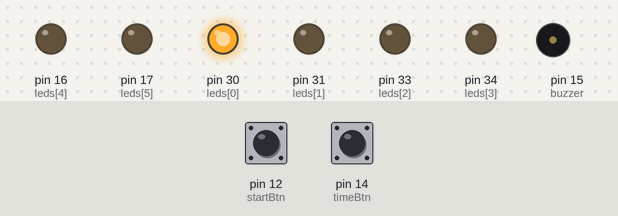
Recording of a sketch running on a simulated Arduino Mega 2560, built with avr-gcc and run on an emulated ATmega2560. Parts: output pins drawn as LEDs (lit = HIGH), buzzer (waves = sounding, pin HIGH). The inputs (shaded band) are chosen by the test bench; at power-on: pin 12 (startBtn) HIGH, pin 14 (timeBtn) HIGH.

Above: at 1.2 s.
1.3 s: pin 12 (startBtn) pulled LOW for 0.15 s
At 2.4 s:
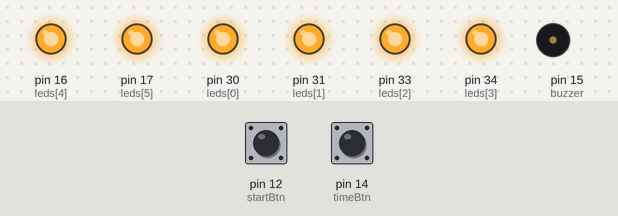
Timing chart, 0 to 4.3 s (numbered marks = the images above; inputs shaded):
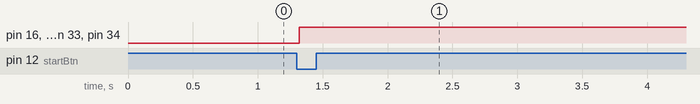

The sketch:

Dongle.Firmware.ino
```cpp
const int timeBtn = 14;
const int startBtn = 12;
const int buzzer = 15;
const int LED_COUNT = 6;
const int leds[LED_COUNT] = {30, 31, 33, 34, 16, 17};
const unsigned long MINUTE = 60000UL;
int selectedMinutes = 10;
bool timerRunning = false;
bool alarmActive = false;

unsigned long startTime;
unsigned long duration;

bool lastTimeBtn = HIGH;
bool lastStartBtn = HIGH;


void setup() {
  for (int i = 0; i < LED_COUNT; i++) {
    pinMode(leds[i], OUTPUT);
  }

  pinMode(timeBtn, INPUT);
  pinMode(startBtn, INPUT);
  pinMode(buzzer, OUTPUT);
  showLEDs(selectedMinutes / 10);
}


void loop() {
  checkButtons();

  if (timerRunning) {
    updateTimer();
  }

  if (alarmActive) {
    updateAlarm();
  }
}


void checkButtons() {
  bool timeState = digitalRead(timeBtn);
  bool startState = digitalRead(startBtn);

  if (lastTimeBtn == HIGH && timeState == LOW) {
    delay(20);

    if (digitalRead(timeBtn) == LOW) {
      if (alarmActive) {
        stopAlarm();
      }
      else if (!timerRunning) {
        selectedMinutes += 10;

        if (selectedMinutes > 60) {
          selectedMinutes = 10;
        }

        showLEDs(selectedMinutes / 10);
      }
    }
  }

  if (lastStartBtn == HIGH && startState == LOW) {
    delay(20);

    if (digitalRead(startBtn) == LOW && !timerRunning && !alarmActive) {
      startTimer();
    }
  }
  lastTimeBtn = timeState;
  lastStartBtn = startState;
}


void startTimer() {
  timerRunning = true;
  duration = selectedMinutes * MINUTE;
  startTime = millis();
}


void updateTimer() {
  unsigned long elapsed = millis() - startTime;
  if (elapsed >= duration) {
    timerRunning = false;
    alarmActive = true;
    return;
  }

  unsigned long remaining = duration - elapsed;
  int ledsToShow = (remaining * 6 + duration - 1) / duration;
  showLEDs(ledsToShow);
}


void showLEDs(int amount) {
  for (int i = 0; i < LED_COUNT; i++) {
    digitalWrite(leds[i], i < amount ? HIGH : LOW);
  }
}


void updateAlarm() {
  bool blink = (millis() / 500) % 2;
  bool beep = (millis() / 250) % 2;

  for (int i = 0; i < LED_COUNT; i++) {
    digitalWrite(leds[i], blink);
  }
  digitalWrite(buzzer, beep);
}


void stopAlarm() {
  alarmActive = false;
  digitalWrite(buzzer, LOW);

  selectedMinutes = 10;
  showLEDs(selectedMinutes / 10);
}
```

Measured:
- after the input at 1.3 s, pin 16 (leds[4]), pin 17 (leds[5]), pin 31 (leds[1]), pin 33 (leds[2]), pin 34 (leds[3]): LOW → HIGH at once
